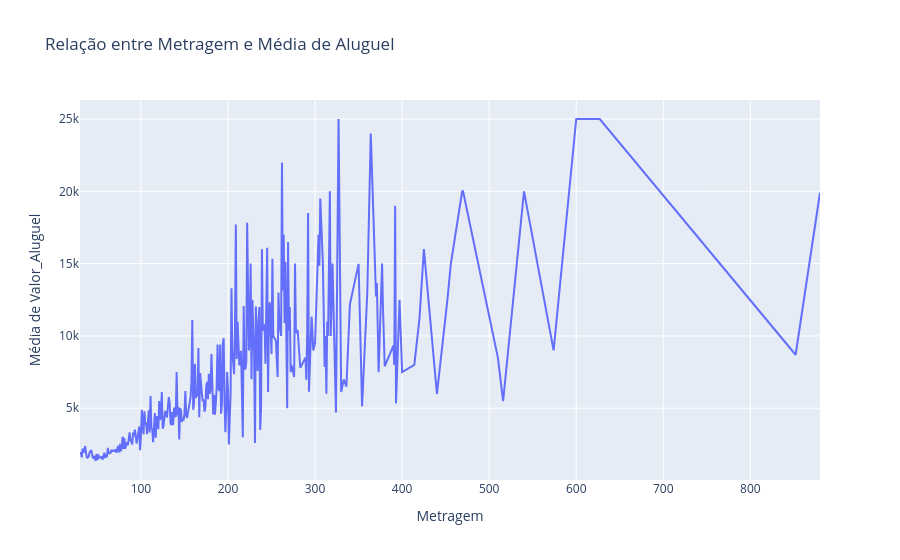

The code cell stored with this chart in its notebook:
### Markdown cell above
Utilizei o método IQR para realizar o tratamento dos outliers, pois havia uma distância grande entre os valores, logo optei pelo IQR pois ele faz o cálculo da dispersão com base nos quartis (Q1 e Q3). Assim, ele faz a susbstituição de valores pequenos como 0, e de valores muito altos.

### Code cell
media_metragem_aluguel = df.groupby('Metragem')['Valor_Aluguel'].mean().reset_index()

fig = px.line(media_metragem_aluguel, x='Metragem', y='Valor_Aluguel',
            title='Relação entre Metragem e Média de Aluguel',
            labels={'Metragem': 'Metragem', 'Valor_Aluguel': 'Média de Valor_Aluguel'})

fig.show()

### Figure 1 — Plotly figure (JSON) as saved in the notebook; plotly's stock layout.template omitted (floating-point values rounded to 4 significant figures; data arrays with more than 128 entries replaced by an {"elided": "..."} marker saying what was removed)
{"data": [{"hovertemplate": "Metragem=%{x}<br>Média de Valor_Aluguel=%{y}<extra></extra>", "legendgroup": "", "line": {"color": "#636efa", "dash": "solid"}, "marker": {"symbol": "circle"}, "mode": "lines", "name": "", "orientation": "v", "showlegend": false, "type": "scatter", "x": {"elided": "298 int values"}, "xaxis": "x", "y": {"elided": "298 float values"}, "yaxis": "y"}], "layout": {"legend": {"tracegroupgap": 0}, "title": {"text": "Relação entre Metragem e Média de Aluguel"}, "xaxis": {"anchor": "y", "domain": [0, 1], "title": {"text": "Metragem"}}, "yaxis": {"anchor": "x", "domain": [0, 1], "title": {"text": "Média de Valor_Aluguel"}}}}
